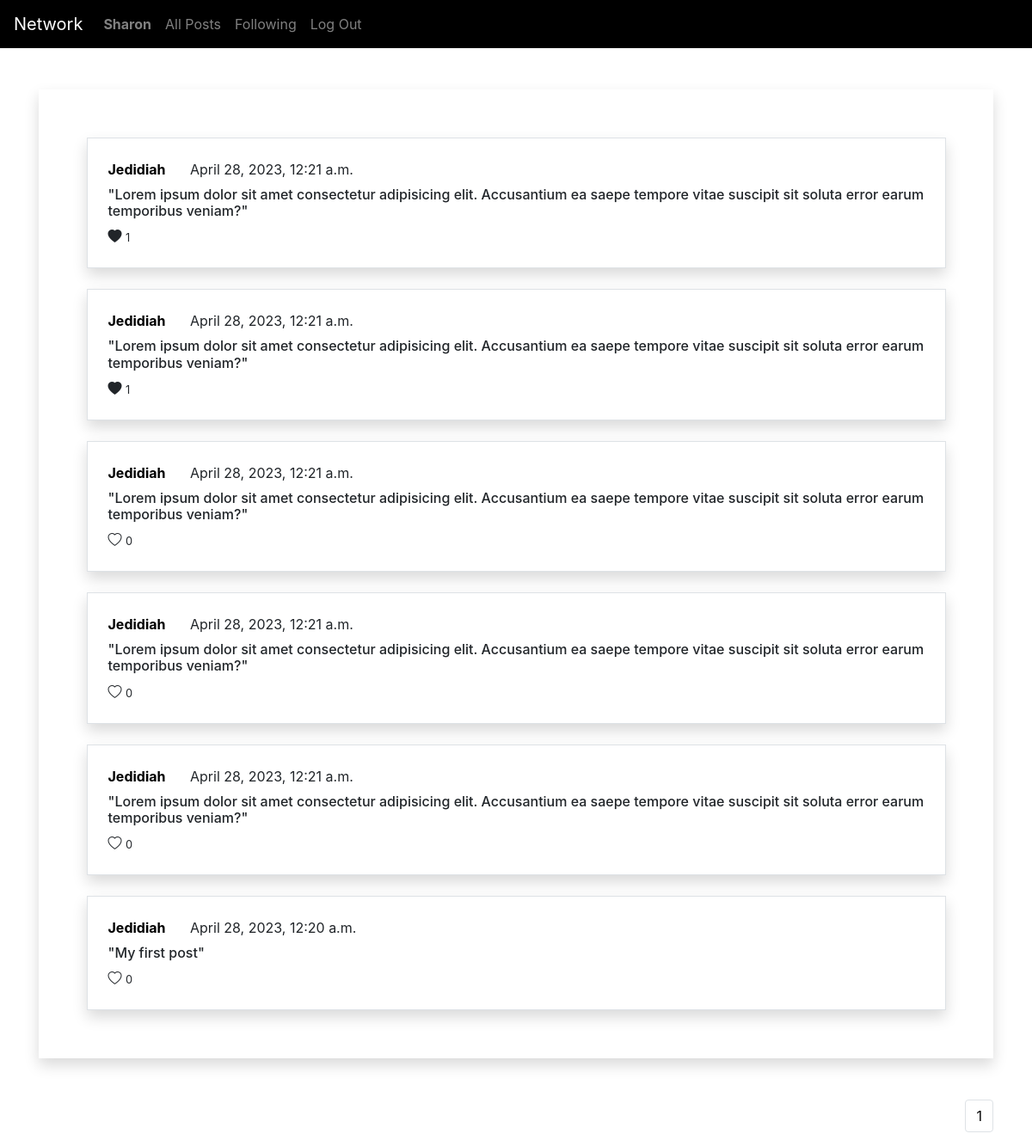
Screenshot of /following (signed in) with the database file from the repository.
### network/models.py (models this page shows, shortened)
class User(AbstractUser):
    pass

class POST(models.Model):
    USERNAME = models.ForeignKey('User',on_delete=models.CASCADE, related_name="userpost")
    POST = models.CharField(max_length = 10000)
    TIMESTAMP = models.DateTimeField(auto_now_add=True)
    LIKES = models.ManyToManyField("User", related_name="No_likes",blank=True)

### network/views.py (the view)
# urls.py: path("following", views.following, name="following"),
def following(request):
    loggeduser = USERPROFILE.objects.get(USERNAME = request.user)
    loggeduser_following = loggeduser.FOLLOWING.all()
    posts = POST.objects.filter(USERNAME__in= loggeduser_following).order_by('-id')
    paginator = Paginator(posts,10)
    page_number = request.GET.get('page')
    page_obj = paginator.get_page(page_number)
    return render(request,'network/following.html',{'page_obj':page_obj})

### network/templates/network/following.html (shortened to what this page needs)
{% extends "network/layout.html" %}
{% block body %}
    <div class="postbody  my-5 shadow shadow-md">
            <div class=" my-3" >
                    {% for post in page_obj %}
                        <div class="postss p-4 my-4 border shadow shadow-md">
                            {% if request.user.is_authenticated %}
                                <a href="/Profile/{{post.USERNAME}}">{{post.USERNAME}}</a> <span class=" spantimestamp ms-4"> {{post.TIMESTAMP}}</span>
                            {% else %}
                                {{post.USERNAME}} <span class="ms-4"> {{post.TIMESTAMP}}</span>
                            {% endif %}
                            <div class="my-2 mt-0">
                                <h6>"{{post.POST}}"</h6>
                            </div>
                            <div  id="like-{{post.id}}" data-id="{{post.id}}" class="ffa bi {% if request.user in post.LIKES.all %}bi-heart-fill {% else %}bi-heart {% endif %}">
                                    <small id="count-{{post.id}}">{{post.LIKES.count}}</small>
                            </div>
                        </div>
                    {% empty %}
                        <p>No post</p>
                    {% endfor %}
            </div>
    </div>
    <div style="display: flex;justify-content: flex-end">
        <nav aria-label="...">
            <ul class="pagination">
                <li  class="page-item"><a   class="page-link" href="?page=1">1</a></li>
            </ul>
        </nav>
    </div>
{% endblock %}

### network/templates/network/layout.html (shortened to what this page needs)
{% load static %}
<!DOCTYPE html>
<html lang="en">
    <head>
        <link rel="stylesheet" href="https://stackpath.bootstrapcdn.com/bootstrap/4.4.1/css/bootstrap.min.css">
        <link rel="stylesheet" href="https://cdn.jsdelivr.net/npm/bootstrap-icons@1.8.1/font/bootstrap-icons.css">
        <link href="{% static 'network/styles.css' %}" rel="stylesheet">
    </head>
    <body>
        <div class="top">
                <nav class=" navbarr navbar navbar-expand-lg navbar-dark">
                        <a class="navbar-brand" href="#">Network</a>
                        <div>
                          <ul class="navbar-nav mr-auto">
                            {% if user.is_authenticated %}
                                <li class="nav-item">
                                    <a class="nav-link" href="/Profile/{{ user.username }}"><strong>{{ user.username }}</strong></a>
                                </li>
                            {% endif %}
                            <li class="nav-item">
                              <a class="nav-link" href="{% url 'index' %}">All Posts</a>
                            </li>
                            {% if user.is_authenticated %}
                                <li class="nav-item">
                                    <a class="nav-link" href="{% url 'following' %}">Following</a>
                                </li>
                                <li class="nav-item">
                                    <a class="nav-link" href="{% url 'logout' %}">Log Out</a>
                                </li>
                            {% endif %}
                          </ul>
                        </div>
                      </nav>
        </div>
        <div class="body container">
            {% block body %}
            {% endblock %}
        </div>
    </body>
</html>

### network/static/network/styles.css (style rules this page uses)
.navbarr { color: rgb(107, 41, 41); background: black }
.postss { width: 90%; margin: 0 auto }
.postss a { color: black; text-decoration: none; font-weight: bolder }
.spantimestamp { padding-left: 1.5em }
.postbody { padding: 2em 0 }
.ffa { width: 5% }
.page-link { color: black }

### rows the page displays
User: username "Sharon"
POST: USERNAME "Jedidiah", TIMESTAMP "April 28, 2023, 12:21 a.m.", POST "Lorem ipsum dolor sit amet consectetur adipisicing elit. Accusantium ea saepe tempore vitae suscipit sit soluta error earum temporibus veniam?", LIKES.count "1"
POST: USERNAME "Jedidiah", TIMESTAMP "April 28, 2023, 12:21 a.m.", POST "Lorem ipsum dolor sit amet consectetur adipisicing elit. Accusantium ea saepe tempore vitae suscipit sit soluta error earum temporibus veniam?", LIKES.count "1"
POST: USERNAME "Jedidiah", TIMESTAMP "April 28, 2023, 12:21 a.m.", POST "Lorem ipsum dolor sit amet consectetur adipisicing elit. Accusantium ea saepe tempore vitae suscipit sit soluta error earum temporibus veniam?", LIKES.count "0"
POST: USERNAME "Jedidiah", TIMESTAMP "April 28, 2023, 12:21 a.m.", POST "Lorem ipsum dolor sit amet consectetur adipisicing elit. Accusantium ea saepe tempore vitae suscipit sit soluta error earum temporibus veniam?", LIKES.count "0"
POST: USERNAME "Jedidiah", TIMESTAMP "April 28, 2023, 12:21 a.m.", POST "Lorem ipsum dolor sit amet consectetur adipisicing elit. Accusantium ea saepe tempore vitae suscipit sit soluta error earum temporibus veniam?", LIKES.count "0"
POST: USERNAME "Jedidiah", TIMESTAMP "April 28, 2023, 12:20 a.m.", POST "My first post", LIKES.count "0"
